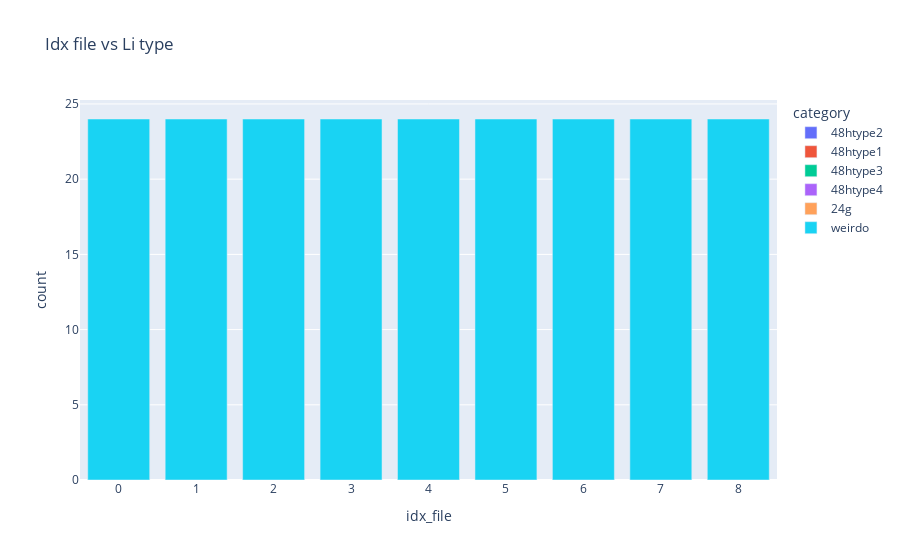

The code cell stored with this chart in its notebook:
### Code cell
labelling.get_amount_type(file_loc_important_cols, litype, el = "Li")
df_amount_type = mapping_labelling.plot_amount_type(file_loc_important_cols, litype, el, style, category_labels)

### Figure 1 — Plotly figure (JSON) as saved in the notebook; plotly's stock layout.template omitted (floating-point values rounded to 4 significant figures)
{"data": [{"alignmentgroup": "True", "hovertemplate": "category=48htype2<br>idx_file=%{x}<br>count=%{y}<extra></extra>", "legendgroup": "48htype2", "marker": {"color": "#636efa", "pattern": {"shape": ""}}, "name": "48htype2", "offsetgroup": "48htype2", "orientation": "v", "showlegend": true, "textposition": "auto", "type": "bar", "x": [0, 1, 2, 3, 4, 5, 6, 7, 8], "xaxis": "x", "y": [0, 0, 0, 0, 0, 0, 0, 0, 0], "yaxis": "y"}, {"alignmentgroup": "True", "hovertemplate": "category=48htype1<br>idx_file=%{x}<br>count=%{y}<extra></extra>", "legendgroup": "48htype1", "marker": {"color": "#EF553B", "pattern": {"shape": ""}}, "name": "48htype1", "offsetgroup": "48htype1", "orientation": "v", "showlegend": true, "textposition": "auto", "type": "bar", "x": [0, 1, 2, 3, 4, 5, 6, 7, 8], "xaxis": "x", "y": [0, 0, 0, 0, 0, 0, 0, 0, 0], "yaxis": "y"}, {"alignmentgroup": "True", "hovertemplate": "category=48htype3<br>idx_file=%{x}<br>count=%{y}<extra></extra>", "legendgroup": "48htype3", "marker": {"color": "#00cc96", "pattern": {"shape": ""}}, "name": "48htype3", "offsetgroup": "48htype3", "orientation": "v", "showlegend": true, "textposition": "auto", "type": "bar", "x": [0, 1, 2, 3, 4, 5, 6, 7, 8], "xaxis": "x", "y": [0, 0, 0, 0, 0, 0, 0, 0, 0], "yaxis": "y"}, {"alignmentgroup": "True", "hovertemplate": "category=48htype4<br>idx_file=%{x}<br>count=%{y}<extra></extra>", "legendgroup": "48htype4", "marker": {"color": "#ab63fa", "pattern": {"shape": ""}}, "name": "48htype4", "offsetgroup": "48htype4", "orientation": "v", "showlegend": true, "textposition": "auto", "type": "bar", "x": [0, 1, 2, 3, 4, 5, 6, 7, 8], "xaxis": "x", "y": [0, 0, 0, 0, 0, 0, 0, 0, 0], "yaxis": "y"}, {"alignmentgroup": "True", "hovertemplate": "category=24g<br>idx_file=%{x}<br>count=%{y}<extra></extra>", "legendgroup": "24g", "marker": {"color": "#FFA15A", "pattern": {"shape": ""}}, "name": "24g", "offsetgroup": "24g", "orientation": "v", "showlegend": true, "textposition": "auto", "type": "bar", "x": [0, 1, 2, 3, 4, 5, 6, 7, 8], "xaxis": "x", "y": [0, 0, 0, 0, 0, 0, 0, 0, 0], "yaxis": "y"}, {"alignmentgroup": "True", "hovertemplate": "category=weirdo<br>idx_file=%{x}<br>count=%{y}<extra></extra>", "legendgroup": "weirdo", "marker": {"color": "#19d3f3", "pattern": {"shape": ""}}, "name": "weirdo", "offsetgroup": "weirdo", "orientation": "v", "showlegend": true, "textposition": "auto", "type": "bar", "x": [0, 1, 2, 3, 4, 5, 6, 7, 8], "xaxis": "x", "y": [24, 24, 24, 24, 24, 24, 24, 24, 24], "yaxis": "y"}], "layout": {"barmode": "relative", "legend": {"title": {"text": "category"}, "tracegroupgap": 0}, "title": {"text": "Idx file vs Li type"}, "xaxis": {"anchor": "y", "domain": [0, 1], "title": {"text": "idx_file"}}, "yaxis": {"anchor": "x", "domain": [0, 1], "title": {"text": "count"}}}}
